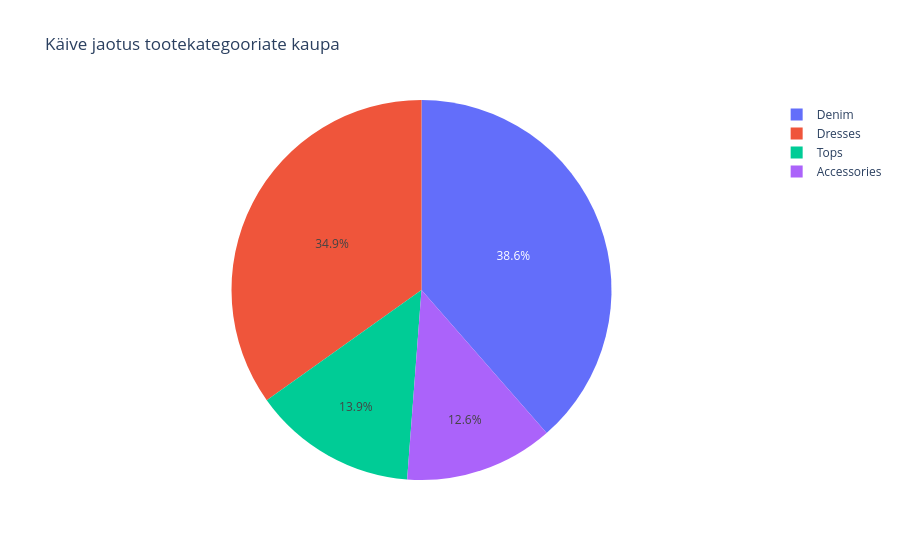

Notebook code cell kept with this figure:
### Code cell
# Käive osakaal kategooriate kaupa
cat_data = df.groupby('product_category')['total_price'].sum().reset_index()
fig = px.pie(
    cat_data,
    values='total_price',
    names='product_category',
    title='Käive jaotus tootekategooriate kaupa'
)
fig.show()

### Figure 1 — Plotly figure (JSON) as saved in the notebook; plotly's stock layout.template omitted (floating-point values rounded to 4 significant figures)
{"data": [{"domain": {"x": [0, 1], "y": [0, 1]}, "hovertemplate": "product_category=%{label}<br>total_price=%{value}<extra></extra>", "labels": ["Accessories", "Denim", "Dresses", "Tops"], "legendgroup": "", "name": "", "showlegend": true, "type": "pie", "values": [261.3, 796.5, 720.0, 288.0]}], "layout": {"legend": {"tracegroupgap": 0}, "title": {"text": "Käive jaotus tootekategooriate kaupa"}}}
